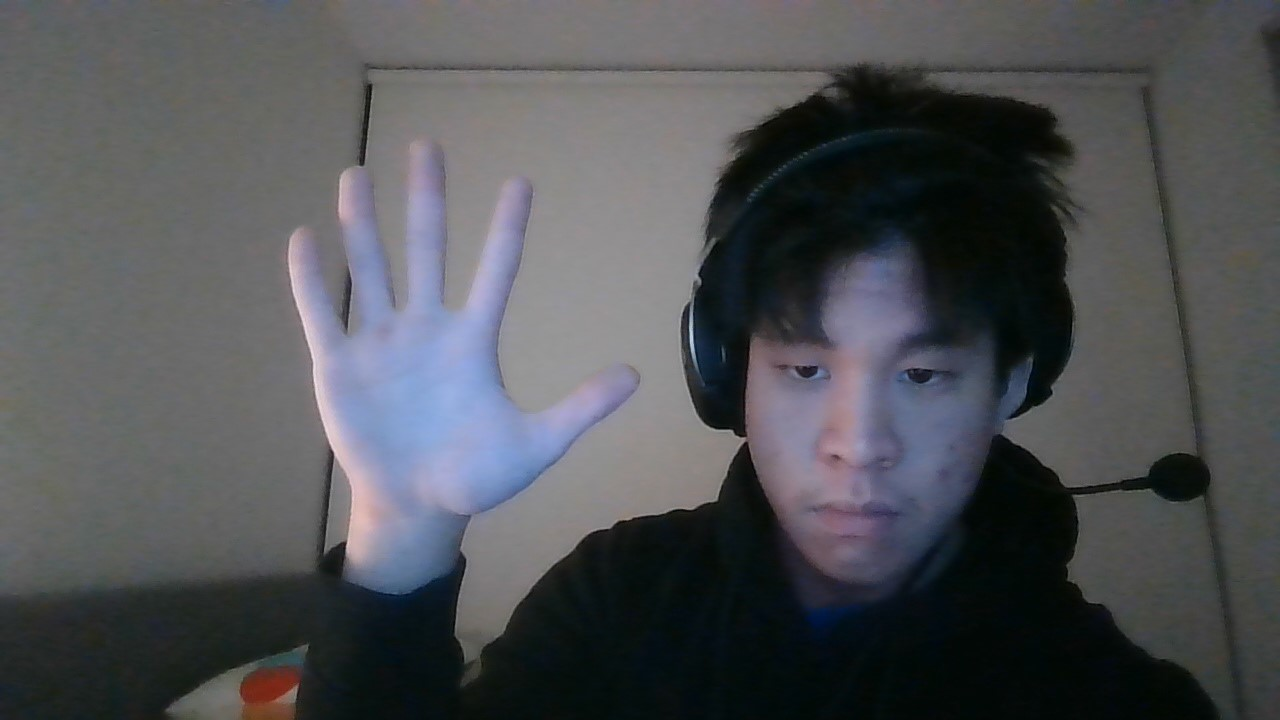
#> input picture hand1.jpg, 1280 x 720 px, given in place of the camera
$ python colour_extract.py
#> lines starting #> are read from the running program, lines starting #| are printed output that depends on the picture; after the words box and inside, x2 and y2 are one past the last pixel; in counts of white or black regions, pixels touching at a corner belong together
import cv2
import numpy as np

def nothing(x):
    pass


#Creates a trackbar to adjust HSV values
cv2.namedWindow("Range Modifier")

cv2.createTrackbar("Lower - H", "Range Modifier", 0, 179, nothing)
#> slider 'Lower - H' is set to 35
cv2.createTrackbar("Lower - S", "Range Modifier", 0, 255, nothing)
#> slider 'Lower - S' is set to 51
cv2.createTrackbar("Lower - V", "Range Modifier", 0, 255, nothing)
#> slider 'Lower - V' is set to 51
cv2.createTrackbar("High - H", "Range Modifier", 179, 179, nothing)
cv2.createTrackbar("High - S", "Range Modifier", 255, 255, nothing)
cv2.createTrackbar("High - V", "Range Modifier", 255, 255, nothing)

lh = 33
ls = 0
lv = 70
hh = 73
hs = 255
hv = 255

cap = cv2.VideoCapture(0)
# [5 lines of commented-out code are left out]

while True:

    ret, frame = cap.read()
#> frame is the input picture: shape (720, 1280, 3); mean B, G, R 85.3, 81.8, 80

    hsv_img = cv2.cvtColor(frame, cv2.COLOR_BGR2HSV)
#> hsv_img: shape (720, 1280, 3); mean H, S, V 77.4, 51.2, 87.6

    # Get the values set from the trackbar
    lh = cv2.getTrackbarPos("Lower - H", "Range Modifier")
    ls = cv2.getTrackbarPos("Lower - S", "Range Modifier")
    lv = cv2.getTrackbarPos("Lower - V", "Range Modifier")
    hh = cv2.getTrackbarPos("High - H", "Range Modifier")
    hs = cv2.getTrackbarPos("High - S", "Range Modifier")
    hv = cv2.getTrackbarPos("High - V", "Range Modifier")

    lower_green = np.array([lh, ls, lv])
    higher_green = np.array([hh, hs, hv])

    mask = cv2.inRange(hsv_img, lower_green, higher_green)
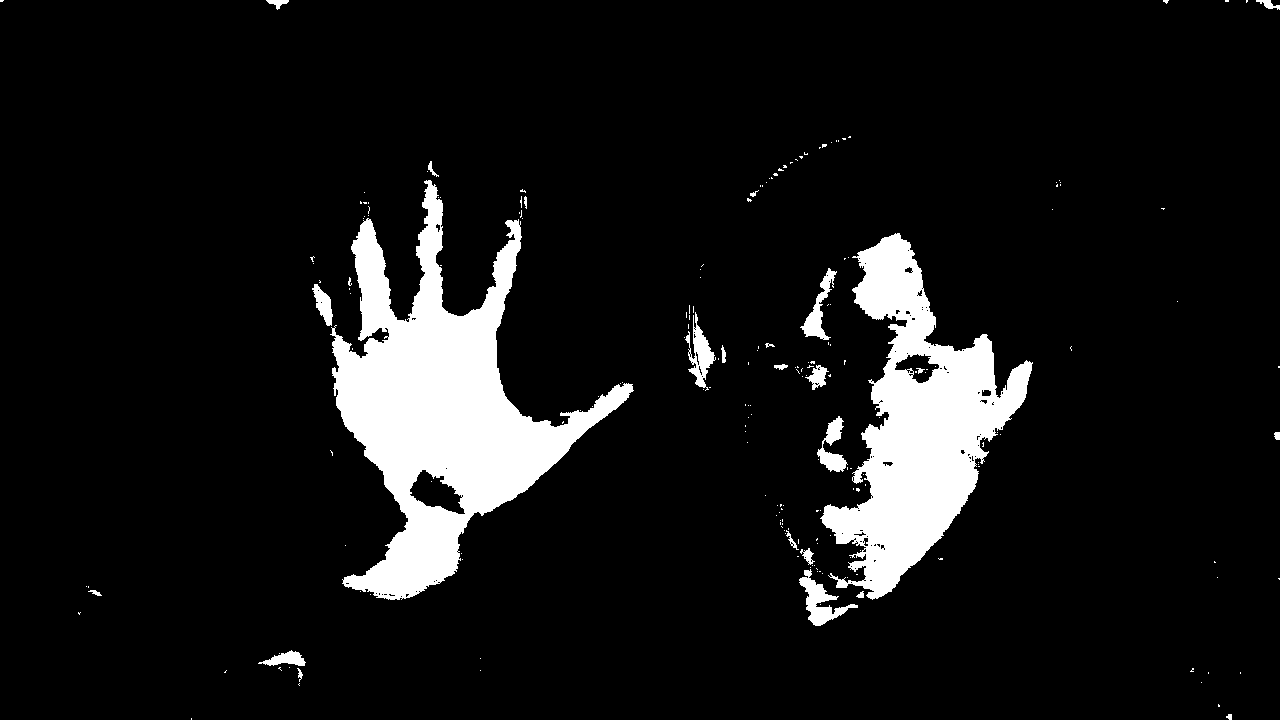
#> mask: shape (720, 1280); 9.1% white; 208 white regions (182 under 20 px), largest, box (x1, y1, x2, y2) and area: (330, 180, 634, 600) 45535, (820, 233, 1033, 600) 31654, (799, 569, 858, 626) 1125

    cv2.imshow('mask', cv2.resize(mask, (500, 500)))
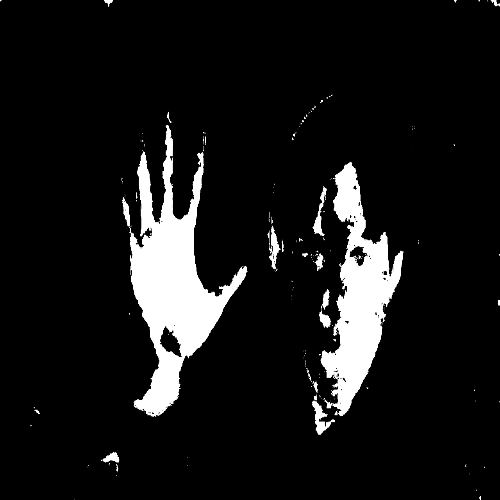
#> window 'mask': shape (500, 500); min 0, max 255, mean 23.1
    cv2.imshow('original', cv2.resize(frame, (500, 500)))
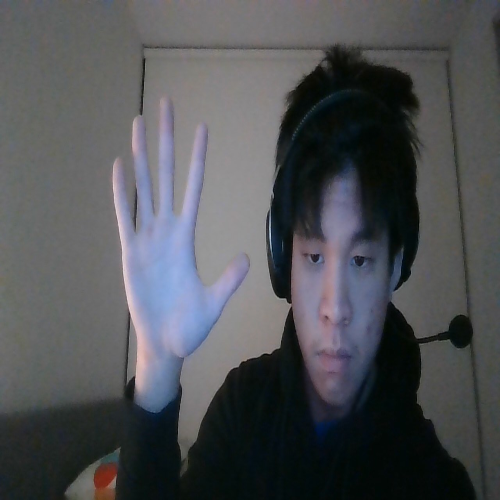
#> window 'original': shape (500, 500, 3); mean B, G, R 85.2, 81.8, 79.9
    #cv2.imshow('heatmap', heatmap)
    if cv2.waitKey(1) & 0xFF == ord('q'):
#> (key q is pressed here)
        break

cv2.destroyAllWindows()

$ run again, on hand2_day.jpg
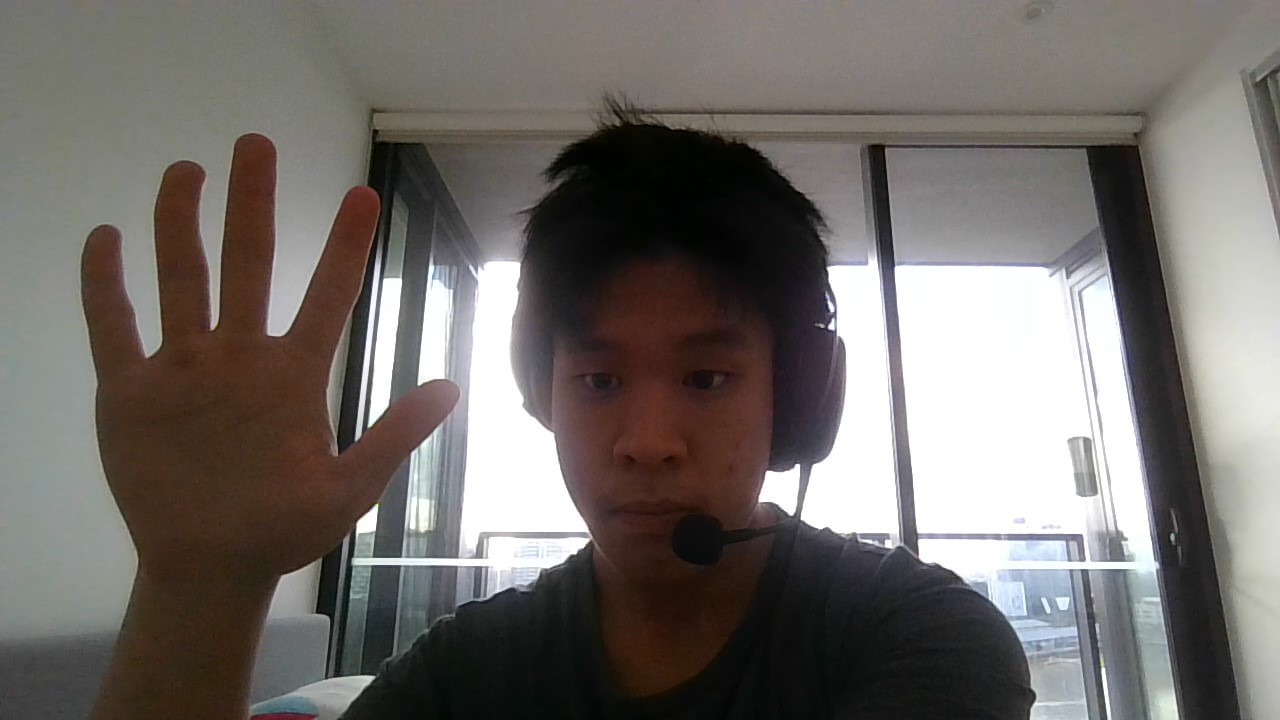
#> input picture hand2_day.jpg, 1280 x 720 px, given in place of the camera
#> frame is the input picture: shape (720, 1280, 3); mean B, G, R 104.9, 108.8, 113.6
#> hsv_img: shape (720, 1280, 3); mean H, S, V 46, 47.3, 115.8
#> `mask = cv2.inRange(hsv_img, lower_green, higher_green)`:
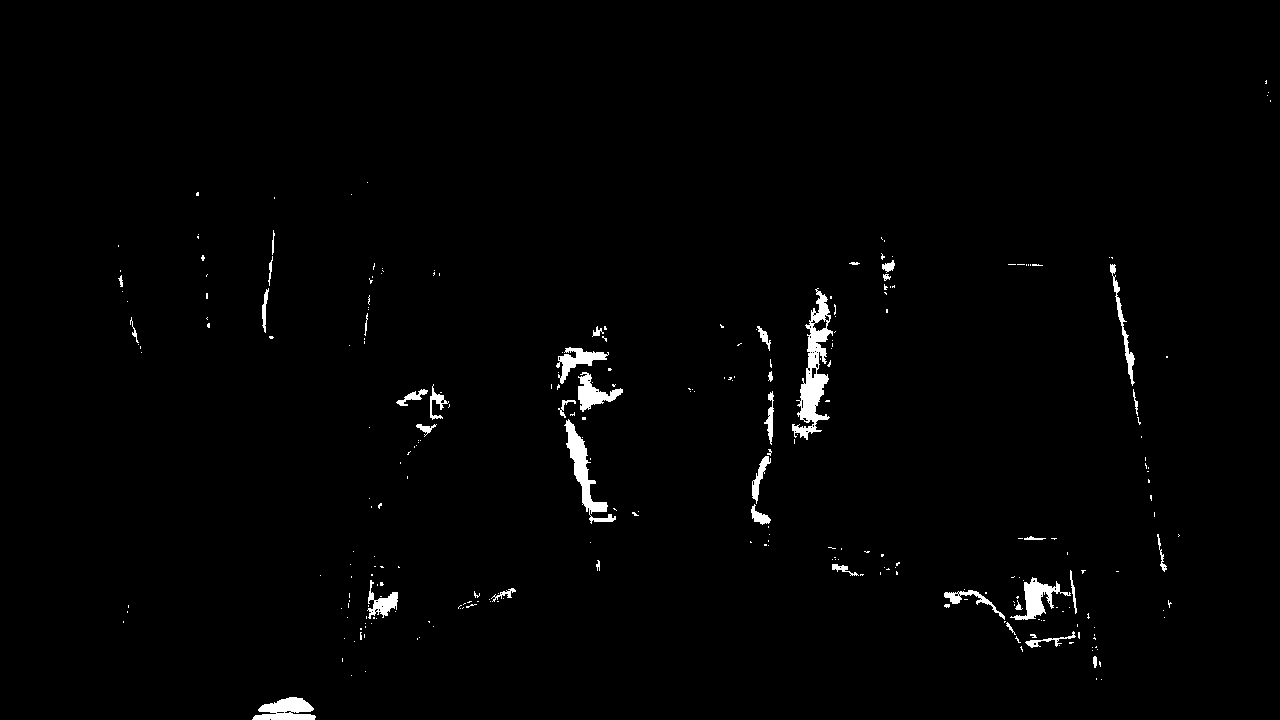
#> mask: shape (720, 1280); 1.3% white; 278 white regions (239 under 20 px), largest, box (x1, y1, x2, y2) and area: (792, 288, 833, 440) 2258, (564, 419, 616, 524) 1356, (252, 697, 316, 720) 974
#> `cv2.imshow('original', cv2.resize(frame, (500, 500)))`:
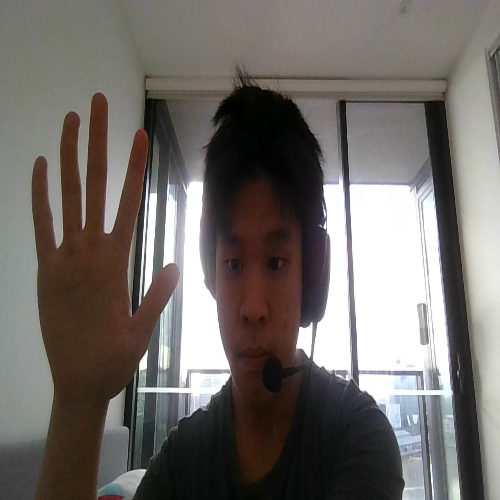
#> window 'original': shape (500, 500, 3); mean B, G, R 104.8, 108.7, 113.4
